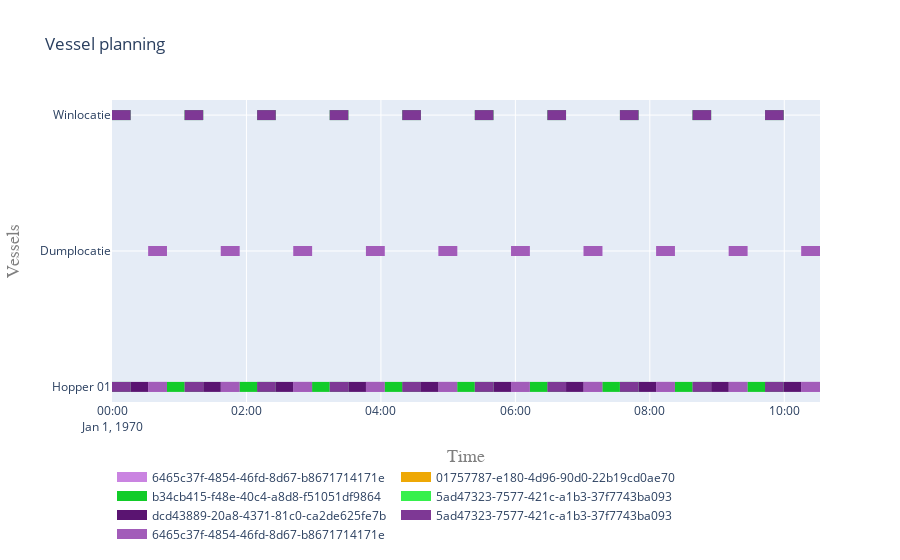

Notebook code cell kept with this figure:
### Code cell
plot.vessel_planning([hopper, from_site, to_site])
